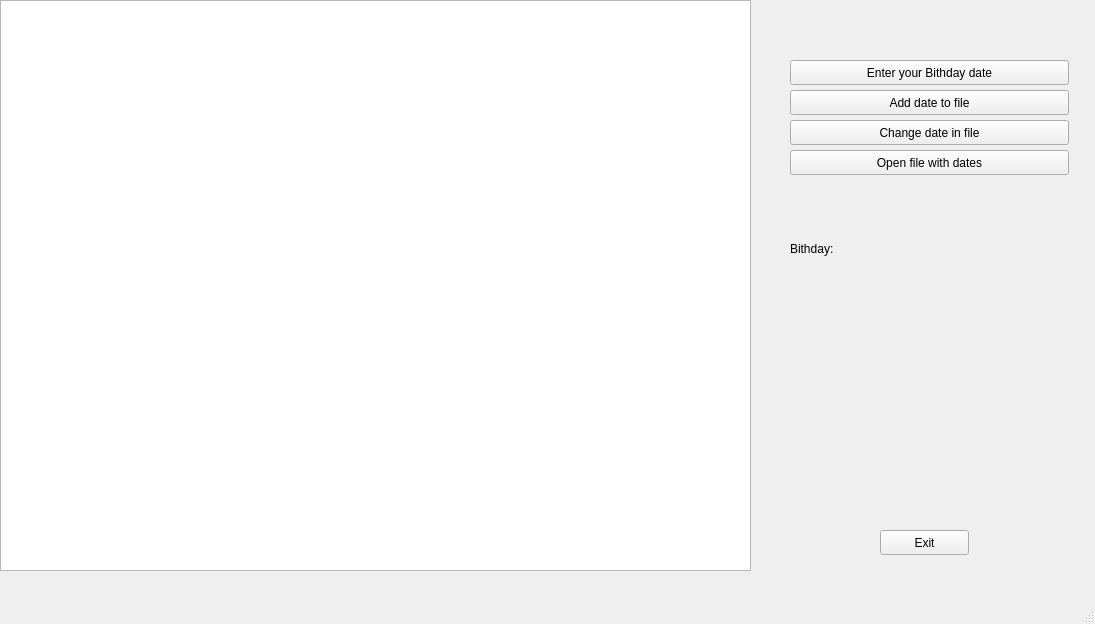
<?xml version="1.0" encoding="UTF-8"?>
<ui version="4.0">
 <class>MainWindow</class>
 <widget class="QMainWindow" name="MainWindow">
  <property name="geometry">
   <rect>
    <x>0</x>
    <y>0</y>
    <width>1095</width>
    <height>624</height>
   </rect>
  </property>
  <property name="windowTitle">
   <string>MainWindow</string>
  </property>
  <widget class="QWidget" name="centralwidget">
   <widget class="QTableWidget" name="DateTable">
    <property name="geometry">
     <rect>
      <x>0</x>
      <y>0</y>
      <width>751</width>
      <height>571</height>
     </rect>
    </property>
   </widget>
   <widget class="QPushButton" name="BithdayButton">
    <property name="geometry">
     <rect>
      <x>790</x>
      <y>60</y>
      <width>279</width>
      <height>25</height>
     </rect>
    </property>
    <property name="text">
     <string>Enter your Bithday date</string>
    </property>
   </widget>
   <widget class="QPushButton" name="AddDateButton">
    <property name="geometry">
     <rect>
      <x>790</x>
      <y>90</y>
      <width>279</width>
      <height>25</height>
     </rect>
    </property>
    <property name="text">
     <string>Add date to file</string>
    </property>
   </widget>
   <widget class="QPushButton" name="OpenFileButton">
    <property name="geometry">
     <rect>
      <x>790</x>
      <y>150</y>
      <width>279</width>
      <height>25</height>
     </rect>
    </property>
    <property name="text">
     <string>Open file with dates</string>
    </property>
   </widget>
   <widget class="QPushButton" name="ChangeDateButton">
    <property name="geometry">
     <rect>
      <x>790</x>
      <y>120</y>
      <width>279</width>
      <height>25</height>
     </rect>
    </property>
    <property name="text">
     <string>Change date in file</string>
    </property>
   </widget>
   <widget class="QLabel" name="label">
    <property name="geometry">
     <rect>
      <x>790</x>
      <y>240</y>
      <width>191</width>
      <height>17</height>
     </rect>
    </property>
    <property name="text">
     <string>Bithday:</string>
    </property>
   </widget>
   <widget class="QPushButton" name="ExitButton">
    <property name="geometry">
     <rect>
      <x>880</x>
      <y>530</y>
      <width>89</width>
      <height>25</height>
     </rect>
    </property>
    <property name="text">
     <string>Exit</string>
    </property>
   </widget>
  </widget>
  <widget class="QMenuBar" name="menubar">
   <property name="geometry">
    <rect>
     <x>0</x>
     <y>0</y>
     <width>1095</width>
     <height>22</height>
    </rect>
   </property>
  </widget>
  <widget class="QStatusBar" name="statusbar"/>
 </widget>
 <resources/>
 <connections>
  <connection>
   <sender>ExitButton</sender>
   <signal>clicked()</signal>
   <receiver>MainWindow</receiver>
   <slot>close()</slot>
   <hints>
    <hint type="sourcelabel">
     <x>932</x>
     <y>564</y>
    </hint>
    <hint type="destinationlabel">
     <x>1002</x>
     <y>459</y>
    </hint>
   </hints>
  </connection>
 </connections>
</ui>
